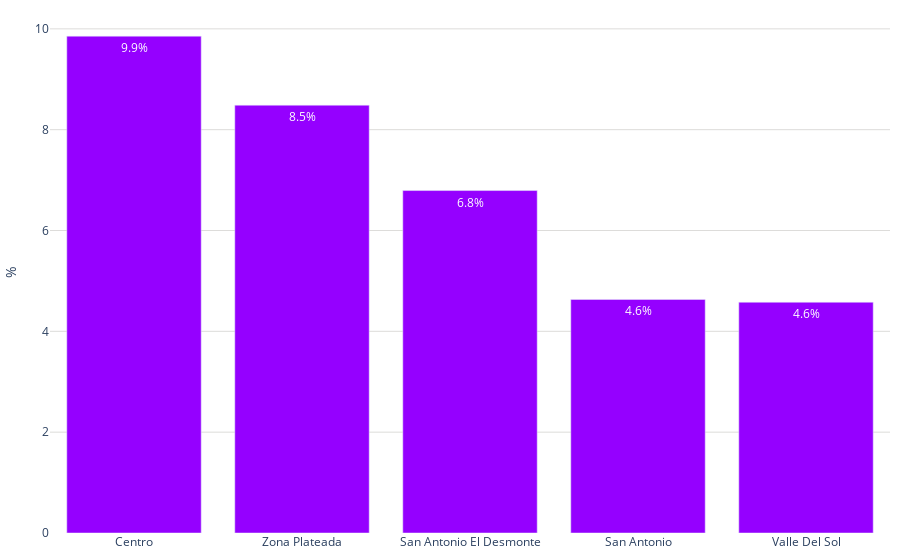

Here is the notebook cell this chart was saved with:
### Code cell
fig = go.Figure()
porcentajes = colonias_predominantes['porcentaje']
colonias = colonias_predominantes['colonia']
# Agregar los datos como barras
fig.add_trace(go.Bar(
    x=colonias,  # Eje x: Modalidades
    y=porcentajes,  # Eje y: Porcentajes
     marker_color='#9500ff',   # Especifica los colores de las barras
    text=porcentajes,  # Texto que se mostrará en las barras (porcentaje)
    textposition='inside',  # Posición del texto (puede ser 'inside' o 'outside')
    texttemplate='%{text:.1f}%',  # Formato del texto (porcentaje con un decimal)
))

# Personalizar el diseño de la gráfica
fig.update_layout(
    #title='Colonias Predominantes en Tulancingo',  # Título de la gráfica
    #xaxis=dict(title='%'),  # Título del eje x
    yaxis=dict(
        title='%', # Título del eje y
        gridcolor='#dddcda', # Color de las líneas que dividen los rangos del eje Y
        #gridwidth=1,
    ),  margin=dict(l=10, r=10, t=10, b=10),  # Ajusta los márgenes (left, right, top, bottom) 
    plot_bgcolor='rgba(0,0,0,0)',  # Color de fondo del gráfico
)
# Exportar gráfica como archivo HTML
def guardar_grafico_como_html(fig, nombre_archivo, carpeta='assets/graficas'):
    # Crear la carpeta si no existe
    if not os.path.exists(carpeta):
        os.makedirs(carpeta)
    
    # Gráfica como archivo HTML en la carpeta especificada
    pio.write_html(fig, f'{carpeta}/{nombre_archivo}.html')

guardar_grafico_como_html(fig, 'g_bar_colonias_predominantes', carpeta='assets/graficas')
fig.show()

### Figure 1 — Plotly figure (JSON) as saved in the notebook; plotly's stock layout.template omitted (floating-point values rounded to 4 significant figures)
{"data": [{"marker": {"color": "#9500ff"}, "text": [9.855, 8.486, 6.793, 4.633, 4.577], "textposition": "inside", "texttemplate": "%{text:.1f}%", "type": "bar", "x": ["Centro", "Zona Plateada", "San Antonio El Desmonte", "San Antonio", "Valle Del Sol"], "y": [9.855, 8.486, 6.793, 4.633, 4.577]}], "layout": {"margin": {"b": 10, "l": 10, "r": 10, "t": 10}, "plot_bgcolor": "rgba(0,0,0,0)", "yaxis": {"gridcolor": "#dddcda", "title": {"text": "%"}}}}
